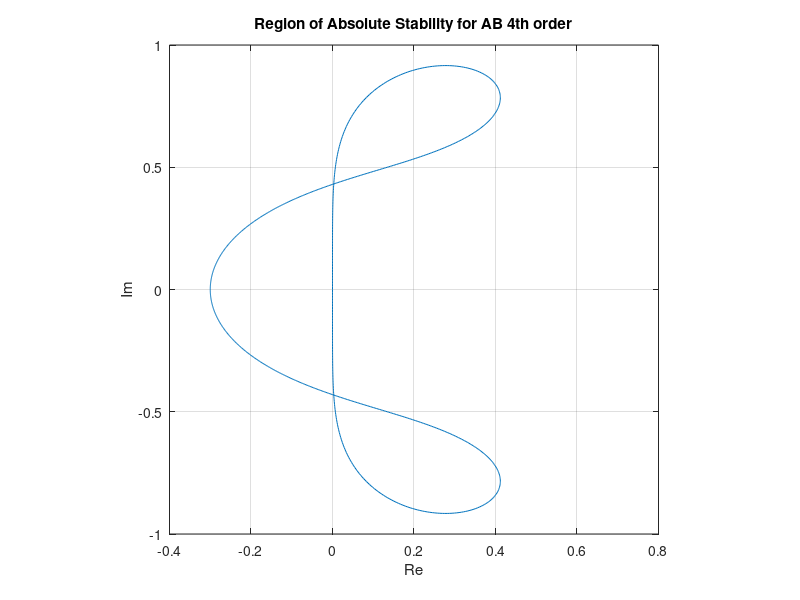

Reproduce this figure in MATLAB.
%Ex5Q3b
%Adams Bashforth 4th order

for h=-2:0.05:0
   p=[1, -1-55/24*h, 59/24*h, -37/24*h, 9/24*h];
   %disp([h,abs(roots(p))'])
   fprintf('%7.4f %7.4f %7.4f %7.4f %7.4f\n',h,abs(roots(p)))
end

theta=linspace(0,2*pi,1000);
w=exp(-i*theta);
z=(w.^4-w.^3)./(w.^3*55/24-w.^2*59/24+w*37/24-9/24);
plot(z)
xlabel('Re')
ylabel('Im')
axis square
grid on
xlabel('Re')
ylabel('Im')
title('Region of Absolute Stability for AB 4th order')